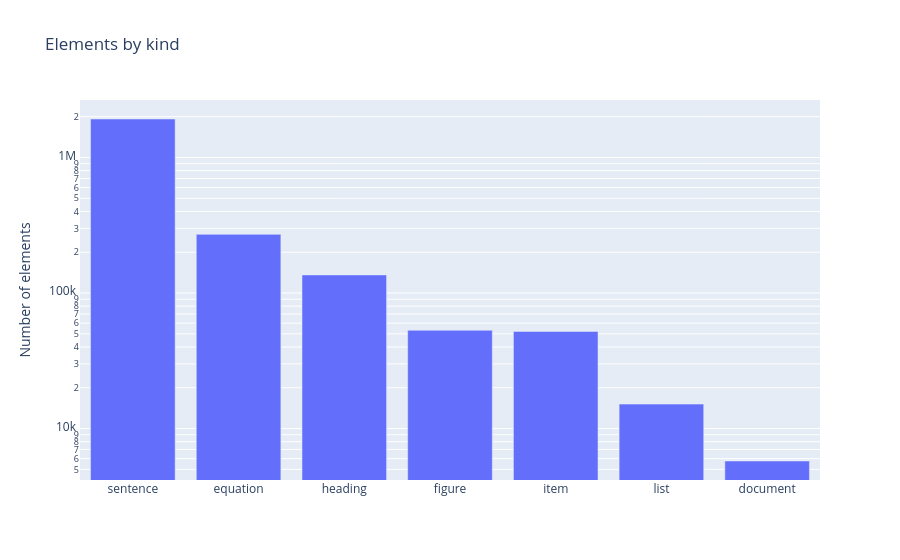

The notebook cell this image was saved under:
### Code cell


### Figure 1 — Plotly figure (JSON) as saved in the notebook; plotly's stock layout.template omitted (floating-point values rounded to 4 significant figures)
{"data": [{"name": "Elements", "x": ["sentence", "equation", "heading", "figure", "item", "list", "document"], "y": [1923554, 271048, 136021, 53101, 52067, 15160, 5764], "type": "bar"}], "layout": {"yaxis": {"title": {"text": "Number of elements"}, "type": "log"}, "barmode": "group", "title": {"text": "Elements by kind"}}}
